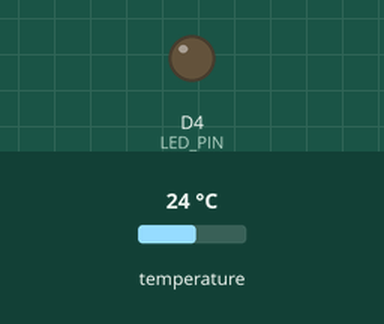
This sketch was run on a simulated ESP8266 (NodeMCU). Shown: output pins drawn as LEDs (lit = HIGH). Inputs (shaded band) come from the test bench; at power-on: temperature 24 °C. What the sketch prints to the serial monitor is not drawn.

Above: at 3.5 s.
3.6 s: temperature set to 29.3 °C
6.2 s: temperature set to 30.6 °C
At 8.0 s:
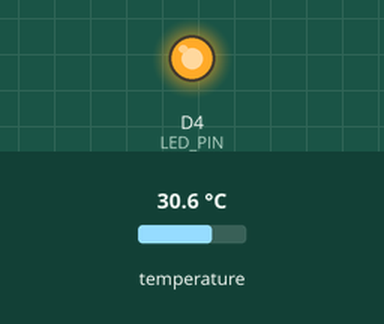
Timing chart, 0 to 9.5 s (numbered marks = the images above; inputs shaded):
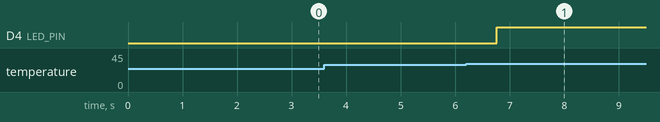

The sketch:

Digital_Temperature_Sensor.ino
```cpp
/*
 * Digital Temperature Sensor Module Test Code
 * Board: NUCLEO-F103RB (STM32F103RBT6)
 * IDE: Arduino IDE with STM32 Core
 *
 * 디지털 온도 센서 모듈 테스트 (DS18B20)
 * - 1-Wire 프로토콜 사용
 * - 측정 범위: -55°C ~ +125°C
 * - 분해능: 9~12bit (기본 12bit: 0.0625°C)
 * - 정확도: ±0.5°C (-10°C ~ +85°C)
 *
 * Wiring:
 * - VCC -> 3.3V or 5V
 * - GND -> GND
 * - DATA -> D2 (PA10) with 4.7k pull-up resistor
 *
 * Required Libraries:
 * - OneWire by Paul Stoffregen
 * - DallasTemperature by Miles Burton
 */

#include <OneWire.h>
#include <DallasTemperature.h>

// Pin Definitions
#define ONE_WIRE_BUS  D2    // Data Pin (PA10)
#define LED_PIN       LED_BUILTIN  // Onboard LED (PA5)

// OneWire & DallasTemperature setup
OneWire oneWire(ONE_WIRE_BUS);
DallasTemperature sensors(&oneWire);

// Device address
DeviceAddress sensorAddress;

// Variables
float temperatureC = 0.0;
float temperatureF = 0.0;
float minTemp = 1000.0;
float maxTemp = -1000.0;
unsigned long readCount = 0;
unsigned long previousMillis = 0;
const long interval = 1000;  // 1초 간격으로 측정

// Temperature alarm
const float TEMP_HIGH_ALARM = 30.0;  // 고온 경보 임계값
const float TEMP_LOW_ALARM = 10.0;   // 저온 경보 임계값
bool alarmActive = false;

void setup() {
  // Serial Communication
  Serial.begin(115200);
  while (!Serial) {
    ; // Wait for serial port to connect
  }

  Serial.println("========================================");
  Serial.println("  Digital Temperature Sensor Test");
  Serial.println("  Sensor: DS18B20");
  Serial.println("  Board: NUCLEO-F103RB");
  Serial.println("========================================");
  Serial.println();

  // Pin Mode Setup
  pinMode(LED_PIN, OUTPUT);

  // Initialize DS18B20
  sensors.begin();

  // Get sensor count
  int deviceCount = sensors.getDeviceCount();
  Serial.print("Found ");
  Serial.print(deviceCount);
  Serial.println(" DS18B20 sensor(s)");

  if (deviceCount == 0) {
    Serial.println("ERROR: No DS18B20 sensor found!");
    Serial.println("Check wiring and 4.7k pull-up resistor.");
    while (1) {
      digitalWrite(LED_PIN, !digitalRead(LED_PIN));
      delay(200);
    }
  }

  // Get sensor address
  if (sensors.getAddress(sensorAddress, 0)) {
    Serial.print("Sensor Address: ");
    printAddress(sensorAddress);
    Serial.println();
  }

  // Set resolution (9, 10, 11, or 12 bits)
  sensors.setResolution(sensorAddress, 12);
  Serial.print("Resolution: ");
  Serial.print(sensors.getResolution(sensorAddress));
  Serial.println(" bits");

  Serial.println();
  Serial.println("Temperature alarm thresholds:");
  Serial.print("  High: ");
  Serial.print(TEMP_HIGH_ALARM);
  Serial.println("°C");
  Serial.print("  Low: ");
  Serial.print(TEMP_LOW_ALARM);
  Serial.println("°C");
  Serial.println();
  Serial.println("Starting measurements...");
  Serial.println();
}

void loop() {
  unsigned long currentMillis = millis();

  if (currentMillis - previousMillis >= interval) {
    previousMillis = currentMillis;

    // Request temperature conversion
    sensors.requestTemperatures();

    // Read temperature
    temperatureC = sensors.getTempC(sensorAddress);

    // Check for read error
    if (temperatureC == DEVICE_DISCONNECTED_C) {
      Serial.println("ERROR: Sensor disconnected!");
      digitalWrite(LED_PIN, HIGH);
      return;
    }

    temperatureF = sensors.toFahrenheit(temperatureC);
    readCount++;

    // Update min/max
    if (temperatureC < minTemp) minTemp = temperatureC;
    if (temperatureC > maxTemp) maxTemp = temperatureC;

    // Check alarm conditions
    checkAlarm();

    // Print temperature data
    printTemperatureData();
  }
}

void checkAlarm() {
  if (temperatureC > TEMP_HIGH_ALARM || temperatureC < TEMP_LOW_ALARM) {
    alarmActive = true;
    digitalWrite(LED_PIN, HIGH);
  } else {
    alarmActive = false;
    digitalWrite(LED_PIN, LOW);
  }
}

void printTemperatureData() {
  Serial.print("[");
  Serial.print(readCount);
  Serial.print("] ");

  // Celsius
  Serial.print("Temp: ");
  Serial.print(temperatureC, 2);
  Serial.print("°C");

  // Fahrenheit
  Serial.print(" (");
  Serial.print(temperatureF, 2);
  Serial.print("°F)");

  // Min/Max
  Serial.print(" | Min: ");
  Serial.print(minTemp, 1);
  Serial.print("°C");
  Serial.print(" Max: ");
  Serial.print(maxTemp, 1);
  Serial.print("°C");

  // Alarm status
  if (alarmActive) {
    Serial.print(" | ⚠ ALARM!");
  }

  // Visual bar graph
  Serial.print(" |");
  printTempBar(temperatureC);
  Serial.println("|");
}

void printTempBar(float temp) {
  // Map temperature 0-50°C to bar width 0-20
  int barWidth = constrain(map((int)(temp * 10), 0, 500, 0, 20), 0, 20);

  for (int i = 0; i < 20; i++) {
    if (i < barWidth) {
      if (temp > TEMP_HIGH_ALARM) {
        Serial.print("!");  // High temp indicator
      } else if (temp < TEMP_LOW_ALARM) {
        Serial.print("*");  // Low temp indicator
      } else {
        Serial.print("=");  // Normal
      }
    } else {
      Serial.print(" ");
    }
  }
}

void printAddress(DeviceAddress deviceAddress) {
  for (uint8_t i = 0; i < 8; i++) {
    if (deviceAddress[i] < 16) Serial.print("0");
    Serial.print(deviceAddress[i], HEX);
    if (i < 7) Serial.print(":");
  }
}
```

Measured:
- the behaviour switches between 30 and 30.1 °C on temperature (found by bisection; images 0 and 1)
- after the input at 3.6 s, every drawn part: stays the same
- after the input at 6.2 s, D4 (LED_PIN): LOW → HIGH after 0.56 s
